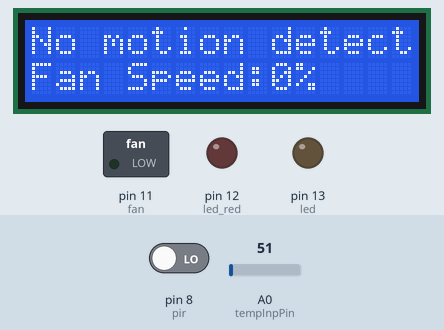
This sketch was run on a simulated Arduino Uno, built with avr-gcc and run on an emulated ATmega328P. On the bench: 16×2 character LCD, switched loads named in the sketch (green lamp = pin HIGH), output pins drawn as LEDs (lit = HIGH). The test bench sets the inputs (shaded band); at power-on: pin 8 (pir) LOW, A0 (tempInpPin) = 51.

Above: at 3.2 s.
3.3 s: pin 8 (pir) driven HIGH
At 4.5 s:
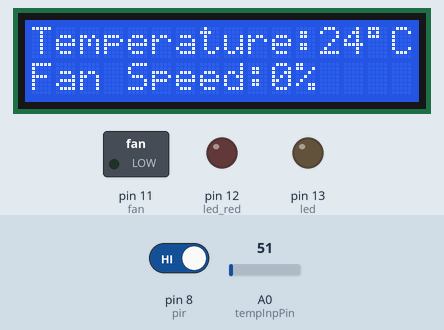
4.8 s: A0 (tempInpPin) set to 61
At 6.1 s:
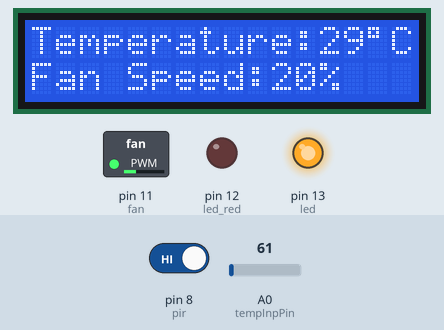
6.4 s: A0 (tempInpPin) set to 71
At 7.6 s:
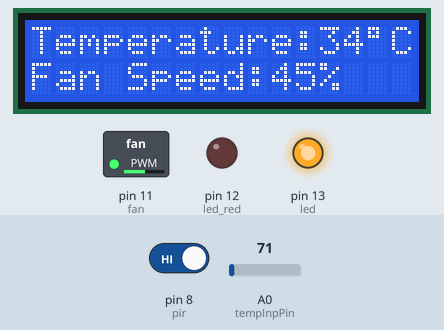
8.0 s: A0 (tempInpPin) set to 86
At 8.8 s:
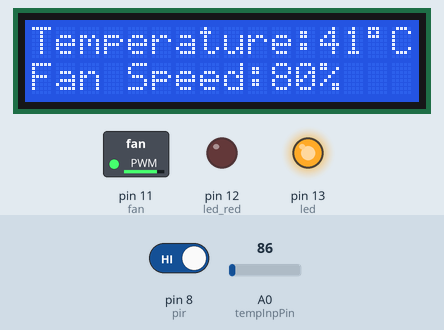
9.5 s: pin 8 (pir) driven LOW
At 10.4 s:
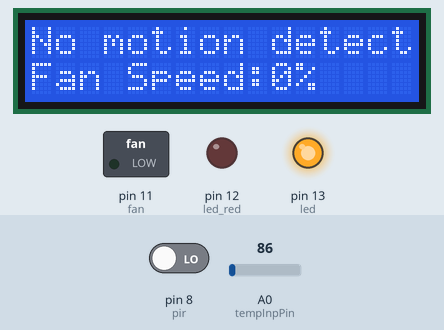
Timing chart, 0 to 12.1 s (numbered marks = the images above; inputs shaded):
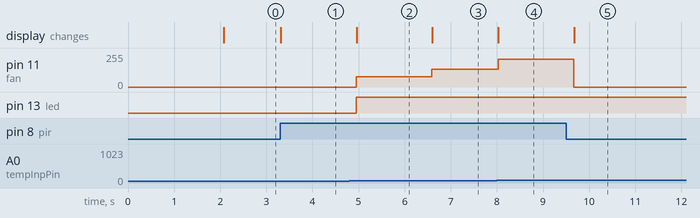

The sketch:

Temperature_Controlled_Fan.ino
```cpp
/*
 *EEE-4103 Project: Temparature Controlled Fan
 *Group: G5
 */

#include <LiquidCrystal.h>
LiquidCrystal lcd(2,3,4,5,6,7); //RS connected to - PD2, Enable connected to - PD3

int tempInpPin = A0;   // Output of LM35 to A0
int fan = 11;         // Fan is connected to pin 11
int minTemp = 25;    // Fan will start when the temperature will be 25°C
int maxTemp = 45;   // The Fan will reach its maximum speed (100%) when the temperature will be 45°C
int temp;
int fanSpeed;
int fanLCD;
int led = 13;        //blue led pin
int led_red = 12;    //red led pin
int pir = 8;
int pirState;

// Setting up pin modes and lcd
void setup() {
  pinMode(fan, OUTPUT);
  pinMode(led, OUTPUT);
  pinMode(led_red, OUTPUT);
  pinMode(tempInpPin, INPUT);
  pinMode(pir, INPUT);

  // Initializing the interface to the LCD screen
  lcd.begin(16,2);
  lcd.setCursor(0,0);
  lcd.print(" Welcome to our ");
  lcd.setCursor(0,1);
  lcd.print("EEE4103 Project");
  delay(2000);
  lcd.clear();
  Serial.begin(9600);
}

int getTemperature() {
  //LM35 is a temperature sensor with analog output.
  temp = analogRead(tempInpPin); //Gets the temperature from LM35 sensor
  return temp * 0.48828125;     //Converts the temparature into °C
}

void loop() {
  temp = getTemperature();     // Gets the temperature in °Cs
  pirState = digitalRead(pir);

  if(pirState == HIGH){
  /*
  * Here, the temperature we will get from the LM35 sensor will be compared to the
  * minmum and maximum temperature. If it falls within the range, then the fanSpeed
  * wil be set according to the temperature.
  */
    if((temp >= minTemp) && (temp <= maxTemp)) {
      // map(value, fromLow, fromHigh, toLow, toHigh)
      fanSpeed = map(temp, minTemp, maxTemp, 32, 255); // Gets the actual speed of fan
      fanLCD   = map(temp, minTemp, maxTemp, 0, 100); // Sets fanLCD to display the % of speed
      analogWrite(fan, fanSpeed);                    // Spin the fan at fanSpeed
      digitalWrite(led, HIGH);                      // Turn On Blue Led
    }
    else
      digitalWrite(led, LOW); // Otherwise turn off blue led

    if(temp < minTemp) {   // If the temperature is less than the minimum temperature
      fanSpeed = 0;       // The fanSpeed will be 0. So, the fan will stop spinning
      fanLCD = 0;
      digitalWrite(fan, LOW);
    }

    if(temp > maxTemp) {          // If the temperature is less than the minimum temperature
      digitalWrite(fan, HIGH);
      fanLCD = 100;
      digitalWrite(led_red, HIGH);  // When the temp is above 40 the red led is ON, indicating temperature crossed maximum
    }
    else
      digitalWrite(led_red, LOW);

    lcd.setCursor(0,0);
    lcd.print("Temperature:");
    lcd.print(temp); // display the temperature
    lcd.write(223);
    lcd.print("C  ");

    lcd.setCursor(0,1); // move cursor to next line
    lcd.print("Fan Speed:");
    lcd.print(fanLCD); // display the fan speed
    lcd.print("%   ");
    delay(200);
    }
  else {
    fanSpeed = 0;
    fanLCD = 0;
    digitalWrite(fan, LOW);
    lcd.clear();
    lcd.setCursor(0,0);
    lcd.print("No motion detected");
    lcd.setCursor(0,1);
    lcd.print("Fan Speed:");
    lcd.print(fanLCD); // display the fan speed
    lcd.print("%   ");
    delay(200);
  }
}
```

Measured:
- after the input at 3.3 s, the display: changes at once (image 1)
- after the input at 4.8 s, pin 11 (fan): 0/255 → 76/255 after 0.15 s; pin 13 (led): LOW → HIGH after 0.15 s; the display: changes after 0.16 s (image 2)
- after the input at 6.4 s, pin 11 (fan): 76/255 → 132/255 after 0.19 s; the display: changes after 0.20 s (image 3)
- after the input at 8.0 s, pin 11 (fan): 132/255 → 210/255 at once; the display: changes at once (image 4)
- after the input at 9.5 s, pin 11 (fan): 210/255 → 0/255 after 0.17 s; the display: changes after 0.18 s (image 5)
